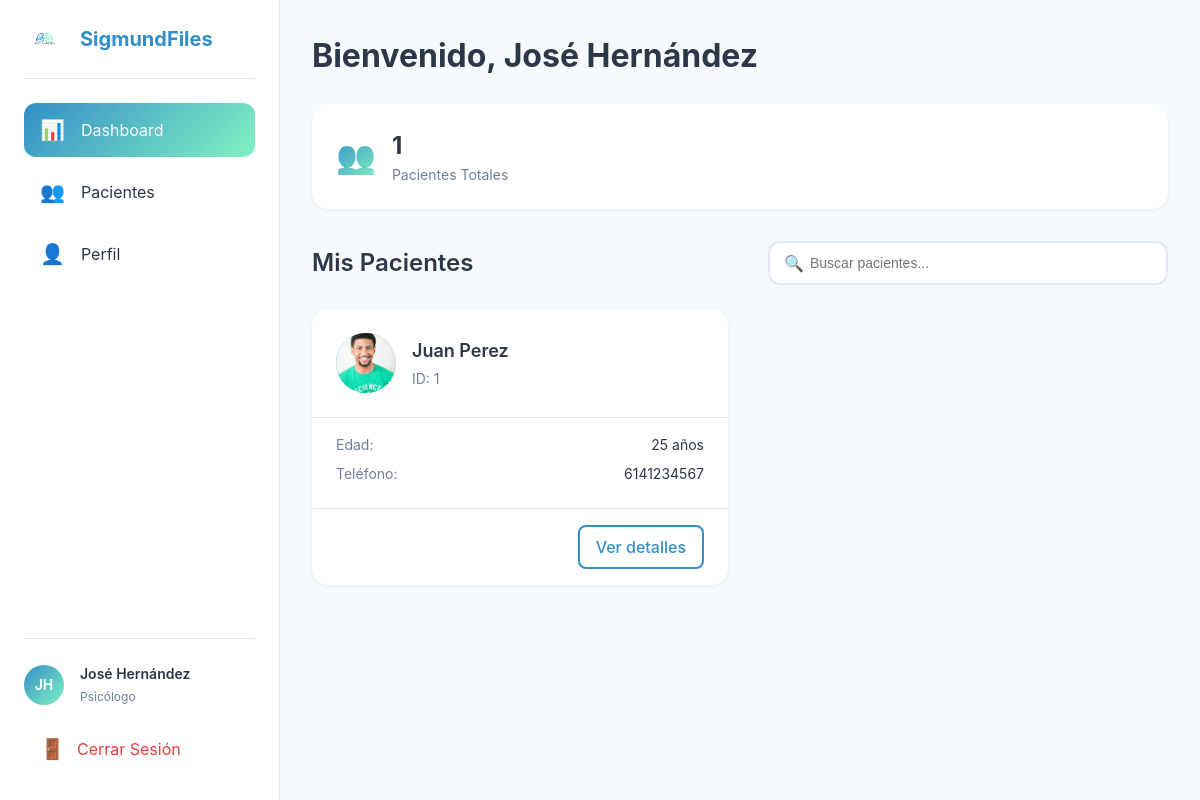
Screenshot of /accounts/ (signed in) with the database file from the repository.
### accounts/models.py (models this page shows, shortened)
class Psychologist(AbstractUser):
    professional_license = models.CharField(max_length=50, unique=True)
    institution = models.CharField(max_length=200, blank=True)
    updated_at = models.DateTimeField(auto_now=True)
    history = HistoricalRecords()
    email = models.EmailField(unique=True)
    USERNAME_FIELD = 'email'
    REQUIRED_FIELDS = ['username']  # username sigue siendo requerido por AbstractUser
    class Meta:
        verbose_name = 'Psychologist'
        verbose_name_plural = 'Psychologists'

### patients/models/patient.py (models this page shows, shortened)
class Patient(models.Model):
    GENDER_CHOICES = [
        ('M', 'Masculino'),
        ('F', 'Femenino'),
        ('O', 'Otro'),
    ]
    MARITAL_STATUS_CHOICES = [
        ('S', 'Soltero/a'),
        ('C', 'Casado/a'),
        ('D', 'Divorciado/a'),
        ('V', 'Viudo/a'),
    ]
    psychologist = models.ForeignKey(Psychologist, on_delete=models.CASCADE, related_name='patients')
    photo = models.ImageField(upload_to='patient_photos/', blank=True, null=True)
    created_at = models.DateTimeField(auto_now_add=True)
    updated_at = models.DateTimeField(auto_now=True)
    first_name = models.CharField(max_length=100)
    last_name = models.CharField(max_length=100)
    birth_date = models.DateField()
    gender = models.CharField(max_length=1, choices=GENDER_CHOICES)
    birthplace = models.CharField(max_length=200)
    education_level = models.CharField(max_length=100)
    marital_status = models.CharField(max_length=1, choices=MARITAL_STATUS_CHOICES)
    email = models.EmailField(blank=True)
    phone = models.CharField(max_length=20)
    address = models.TextField()
    religion = models.CharField(max_length=100, blank=True)
    voluntary_assistance = models.BooleanField(default=True)
    history = HistoricalRecords()
    @property
    def age(self):
        from datetime import date
        today = date.today()
        return today.year - self.birth_date.year - ((today.month, today.day) < (self.birth_date.month, self.birth_date.day))

### accounts/views/profile.py (the view)
# urls.py: path('', profile.DashboardView.as_view(), name='dashboard'),
class DashboardView(LoginRequiredMixin, TemplateView):
    template_name = 'accounts/dashboard.html'
    def get_context_data(self, **kwargs):
        context = super().get_context_data(**kwargs)
        context['patients'] = self.request.user.patients.all()
        return context

### templates/accounts/dashboard.html (shortened to what this page needs)
{% extends "base_dashboard.html" %}
{% load static %}
{% block content %}
<link rel="stylesheet" href="{% static 'css/dashboard.css' %}">
<div class="dashboard">
    <div class="dashboard-header">
        <div class="welcome-section">
            <h1>Bienvenido, {{ user.get_full_name }}</h1>
        </div>
        <div class="quick-stats">
            <div class="stat-card">
                <div class="stat-icon">👥</div>
                <div class="stat-info">
                    <h3>{{ patients.count }}</h3>
                    <p>Pacientes Totales</p>
                </div>
            </div>
        </div>
    </div>
    <div class="dashboard-content">
        <div class="section-header">
            <h2>Mis Pacientes</h2>
            <div class="search-bar">
                <input type="text" id="patientSearch" placeholder="Buscar pacientes..."
                       class="search-input">
            </div>
        </div>
        {% if patients %}
        <div class="patients-grid" id="patientsContainer">
            {% for patient in patients %}
            <div class="patient-card" data-patient-name="{{ patient.first_name|lower }} {{ patient.last_name|lower }}">
                <div class="patient-card-header">
                    {% if patient.photo %}
                    <img src="{{ patient.photo.url }}" alt="{{ patient.get_full_name }}"
                         class="patient-avatar">
                    {% else %}
                    <div class="patient-avatar-placeholder">
                        {{ patient.first_name|make_list|first }}{{ patient.last_name|make_list|first }}
                    </div>
                    {% endif %}
                    <div class="patient-basic-info">
                        <h3>{{ patient.first_name }} {{ patient.last_name }}</h3>
                        <p class="patient-id">ID: {{ patient.id }}</p>
                    </div>
                </div>
                <div class="patient-card-content">
                    <div class="patient-detail">
                        <span class="detail-label">Edad:</span>
                        <span>{{ patient.age }} años</span>
                    </div>
                    <div class="patient-detail">
                        <span class="detail-label">Teléfono:</span>
                        <span>{{ patient.phone }}</span>
                    </div>
                </div>
                <div class="patient-card-footer">
                    <a href="{% url 'patient_detail' patient.id %}"
                       class="btn btn-outline">Ver detalles</a>
                </div>
            </div>
            {% endfor %}
        </div>
        {% endif %}
    </div>
</div>
{% endblock %}

### templates/base_dashboard.html (shortened to what this page needs)
<!DOCTYPE html>
<html lang="es">
<head>
    {% load static %}
    <link rel="stylesheet" href="{% static 'css/base.css' %}">
    <link rel="stylesheet" href="{% static 'css/components/buttons.css' %}">
    <link rel="stylesheet" href="{% static 'css/components/forms.css' %}">
    <link rel="stylesheet" href="{% static 'css/components/mobile-nav.css' %}">
    <link rel="stylesheet" href="{% static 'css/sidebar.css' %}">
    <link rel="stylesheet" href="{% static 'css/profile.css' %}">
    <link rel="stylesheet" href="{% static 'css/patients/detail.css' %}">
    <link rel="stylesheet" href="{% static 'css/patients/list.css' %}">
    <link rel="stylesheet" href="{% static 'css/components/loading.css' %}">
    <link rel="stylesheet" href="{% static 'css/patients/notes/notes.css' %}">
</head>
<body>
    <div class="layout has-sidebar">
        <aside class="sidebar" id="sidebar">
            <div class="sidebar-header">
                <img src="{% static 'img/logo.png' %}" alt="SigmundFiles Logo" class="sidebar-logo">
                <h1>SigmundFiles</h1>
            </div>
            <nav class="sidebar-nav">
                <a href="{% url 'dashboard' %}" class="nav-item {% if request.resolver_match.url_name == 'dashboard' %}active{% endif %}">
                    <span class="nav-icon">📊</span>
                    <span>Dashboard</span>
                </a>
                <a href="{% url 'patient_list' %}" class="nav-item {% if 'patient' in request.resolver_match.url_name %}active{% endif %}">
                    <span class="nav-icon">👥</span>
                    <span>Pacientes</span>
                </a>
                <a href="{% url 'profile' %}" class="nav-item {% if 'profile' in request.resolver_match.url_name %}active{% endif %}">
                    <span class="nav-icon">👤</span>
                    <span>Perfil</span>
                </a>
            </nav>
            <div class="sidebar-footer">
                <div class="user-info">
                    <div class="user-avatar">
                        {{ user.first_name|make_list|first }}{{ user.last_name|make_list|first }}
                    </div>
                    <div class="user-details">
                        <p class="user-name">{{ user.get_full_name }}</p>
                        <p class="user-role">Psicólogo</p>
                    </div>
                </div>
                <a href="{% url 'logout' %}" class="logout-btn">
                    <span class="nav-icon">🚪</span>
                    <span>Cerrar Sesión</span>
                </a>
            </div>
        </aside>
        <main class="main-content">
            {% block content %}{% endblock %}
        </main>
    </div>
</body>
</html>

### static/css/base.css (style rules this page uses)
:root { --primary-blue: #328ec7; --primary-mint: #82f2c2; --text-dark: #2d3748; --text-light: #718096; --white: #ffffff; --error: #e53e3e; --gradient: linear-gradient(135deg, var(--primary-blue) 0%, var(--primary-mint) 100%); --sidebar-width: 280px; }
* { margin: 0; padding: 0; box-sizing: border-box; }
body { font-family: 'Inter', system-ui, -apple-system, sans-serif; color: var(--text-dark); line-height: 1.5; background-color: #f7fafc; min-height: 100vh; }
.layout { min-height: 100vh; display: flex; }
.main-content { flex: 1; min-width: 0; margin-left: var(--sidebar-width); background: #f7fafc; min-height: 100vh; width: calc(100% - var(--sidebar-width)); }

### static/css/components/buttons.css (style rules this page uses)
.btn { display: inline-block; padding: 0.75rem 1.25rem; font-weight: 600; text-align: center; border-radius: 0.75rem; transition: all 0.2s ease; cursor: pointer; border: none; font-size: 0.875rem; width: auto; }
.btn-outline { border: 2px solid var(--primary-blue); color: var(--primary-blue); background: transparent; }
@media (min-width: 640px) { .btn { padding: 0.875rem 1.5rem; font-size: 1rem; } }

### static/css/sidebar.css (style rules this page uses)
.sidebar { background: var(--white); border-right: 1px solid #e2e8f0; padding: 1.5rem; display: flex; flex-direction: column; position: fixed; width: var(--sidebar-width); height: 100vh; overflow-y: auto; left: 0; top: 0; z-index: 50; transition: transform 0.3s ease; }
.sidebar-header { display: flex; align-items: center; gap: 1rem; padding-bottom: 1.5rem; border-bottom: 1px solid #e2e8f0; margin-bottom: 1.5rem; }
.sidebar-logo { width: 40px; height: auto; }
.sidebar-header h1 { font-size: 1.25rem; font-weight: 700; color: var(--primary-blue); margin: 0; }
.sidebar-nav { flex: 1; display: flex; flex-direction: column; gap: 0.5rem; }
.nav-item { display: flex; align-items: center; gap: 1rem; padding: 0.75rem 1rem; border-radius: 0.75rem; color: var(--text-dark); text-decoration: none; transition: all 0.2s ease; }
.nav-item.active { background: var(--gradient); color: var(--white); }
.nav-icon { font-size: 1.25rem; }
.sidebar-footer { padding-top: 1.5rem; border-top: 1px solid #e2e8f0; margin-top: auto; }
.user-info { display: flex; align-items: center; gap: 1rem; margin-bottom: 1rem; }
.user-avatar { width: 40px; height: 40px; border-radius: 50%; background: var(--gradient); display: flex; align-items: center; justify-content: center; color: var(--white); font-weight: 600; font-size: 0.875rem; }
.user-details { flex: 1; min-width: 0; }
.user-name { font-weight: 600; color: var(--text-dark); font-size: 0.875rem; margin: 0; white-space: nowrap; overflow: hidden; text-overflow: ellipsis; }
.user-role { color: var(--text-light); font-size: 0.75rem; margin: 0.25rem 0 0 0; }
.logout-btn { display: flex; align-items: center; gap: 0.75rem; padding: 0.75rem 1rem; border-radius: 0.75rem; color: #e53e3e; text-decoration: none; transition: all 0.2s ease; margin-top: 0.5rem; }

### static/css/patients/detail.css (style rules this page uses)
.patient-avatar { width: 100px; height: 100px; border-radius: 50%; overflow: hidden; }
.detail-label { font-size: 0.875rem; color: var(--text-light); }

### static/css/patients/list.css (style rules this page uses)
.search-bar { position: relative; width: 300px; }
.search-input { width: 100%; padding: 0.75rem 1rem 0.75rem 2.5rem; border: 2px solid #e2e8f0; border-radius: 0.75rem; font-size: 0.875rem; transition: all 0.2s ease; }
.patients-grid { display: grid; grid-template-columns: repeat(auto-fill, minmax(300px, 1fr)); gap: 1.5rem; }
.patient-card { background: white; border-radius: 1rem; overflow: hidden; box-shadow: 0 1px 3px rgba(0, 0, 0, 0.1); transition: transform 0.2s ease, box-shadow 0.2s ease; }
.patient-avatar { width: 60px; height: 60px; border-radius: 50%; object-fit: cover; }
.patient-detail { display: flex; justify-content: space-between; margin-bottom: 0.75rem; font-size: 0.875rem; }
.detail-label { color: var(--text-light); }

### static/css/patients/notes/notes.css (style rules this page uses)
.btn { padding: 0.75rem 1.5rem; border-radius: 0.75rem; font-weight: 600; transition: all 0.3s ease; }
.btn-outline { border: 2px solid var(--primary-blue); color: var(--primary-blue); background: transparent; }

### rows the page displays
Psychologist: first_name|make_list "J", last_name|make_list "H", get_full_name "José Hernández", count "1"
Patient: photo (picture), first_name "Juan", last_name "Perez", id "1", age "25", phone "6141234567"
